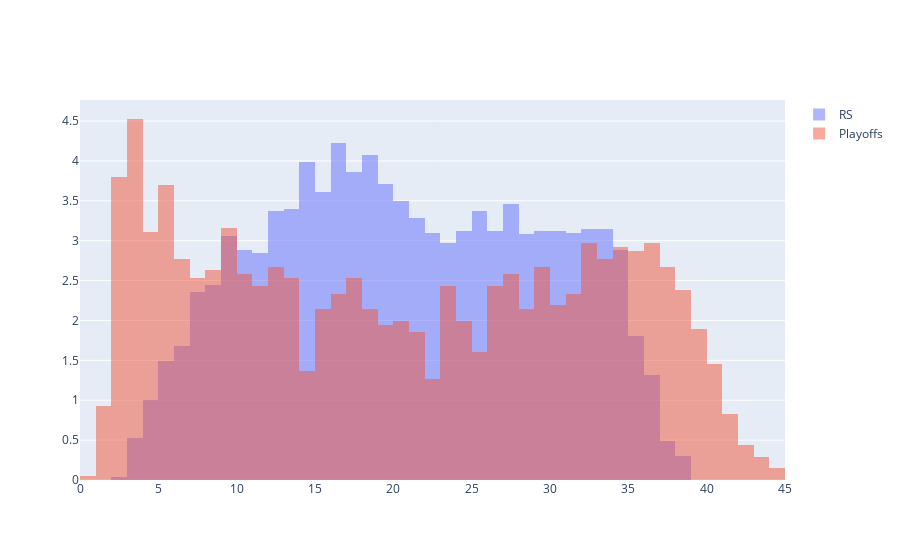

Notebook cell for this chart:
### Code cell
fig = go.Figure()
fig.add_trace(go.Histogram(x=hist_data(rs_df,50,5), histnorm='percent', name='RS',
                           xbins={'start':0,'end':46,'size':1}))
fig.add_trace(go.Histogram(x=hist_data(playoffs_df,5,1), histnorm='percent',
                           name='Playoffs', xbins={'start':0,'end':46,'size':1}))
fig.update_layout(barmode='overlay')
fig.update_traces(opacity=0.5)
fig.show()

### Figure 1 — Plotly figure (JSON) as saved in the notebook; plotly's stock layout.template omitted (floating-point values rounded to 4 significant figures; data arrays with more than 128 entries replaced by an {"elided": "..."} marker saying what was removed)
{"data": [{"histnorm": "percent", "name": "RS", "opacity": 0.5, "type": "histogram", "x": {"elided": "4711 float values"}, "xbins": {"end": 46, "size": 1, "start": 0}}, {"histnorm": "percent", "name": "Playoffs", "opacity": 0.5, "type": "histogram", "x": {"elided": "2055 float values"}, "xbins": {"end": 46, "size": 1, "start": 0}}], "layout": {"barmode": "overlay"}}
